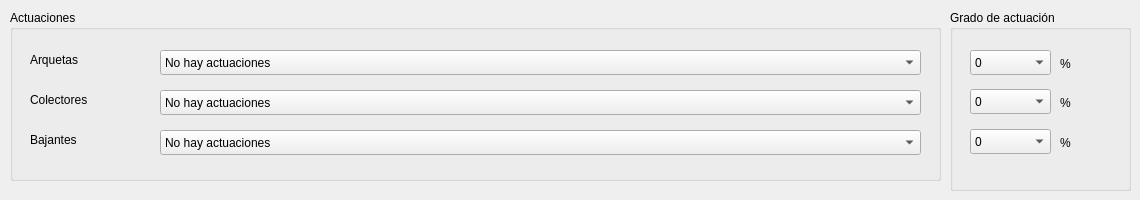
      <widget class="QWidget" name="tab_8">
       <attribute name="title">
        <string>Actuaciones</string>
       </attribute>
       <widget class="QGroupBox" name="groupBox_8">
        <property name="geometry">
         <rect>
          <x>10</x>
          <y>10</y>
          <width>931</width>
          <height>171</height>
         </rect>
        </property>
        <property name="title">
         <string>Actuaciones</string>
        </property>
        <widget class="QComboBox" name="cmbBajantes">
         <property name="geometry">
          <rect>
           <x>150</x>
           <y>120</y>
           <width>761</width>
           <height>25</height>
          </rect>
         </property>
         <item>
          <property name="text">
           <string>No hay actuaciones</string>
          </property>
         </item>
         <item>
          <property name="text">
           <string>Sustitución y reposición en polipropileno</string>
          </property>
         </item>
         <item>
          <property name="text">
           <string>Sustitución y reposición en fibrocemento NT</string>
          </property>
         </item>
        </widget>
        <widget class="QComboBox" name="cmbArquetas">
         <property name="geometry">
          <rect>
           <x>150</x>
           <y>40</y>
           <width>761</width>
           <height>25</height>
          </rect>
         </property>
         <item>
          <property name="text">
           <string>No hay actuaciones</string>
          </property>
         </item>
         <item>
          <property name="text">
           <string>Sustitución y reposición</string>
          </property>
         </item>
         <item>
          <property name="text">
           <string>Arqueta nueva (porcentaje de incremento en inst. existente)</string>
          </property>
         </item>
         <item>
          <property name="text">
           <string>Reparación de impermeabilización</string>
          </property>
         </item>
        </widget>
        <widget class="QLabel" name="label_9">
         <property name="geometry">
          <rect>
           <x>20</x>
           <y>120</y>
           <width>231</width>
           <height>19</height>
          </rect>
         </property>
         <property name="text">
          <string>Bajantes</string>
         </property>
        </widget>
        <widget class="QLabel" name="label_8">
         <property name="geometry">
          <rect>
           <x>20</x>
           <y>80</y>
           <width>231</width>
           <height>19</height>
          </rect>
         </property>
         <property name="text">
          <string>Colectores</string>
         </property>
        </widget>
        <widget class="QLabel" name="label_7">
         <property name="geometry">
          <rect>
           <x>20</x>
           <y>40</y>
           <width>131</width>
           <height>19</height>
          </rect>
         </property>
         <property name="text">
          <string>Arquetas</string>
         </property>
        </widget>
        <widget class="QComboBox" name="cmbColectores">
         <property name="geometry">
          <rect>
           <x>150</x>
           <y>80</y>
           <width>761</width>
           <height>25</height>
          </rect>
         </property>
         <item>
          <property name="text">
           <string>No hay actuaciones</string>
          </property>
         </item>
         <item>
          <property name="text">
           <string>Sustitución y reposición en polietileno</string>
          </property>
         </item>
         <item>
          <property name="text">
           <string>Sustitución y reposición en hormigón</string>
          </property>
         </item>
         <item>
          <property name="text">
           <string>Sustitución y reposición en fibrocemento NT</string>
          </property>
         </item>
        </widget>
       </widget>
       <widget class="QGroupBox" name="groupBox_9">
        <property name="geometry">
         <rect>
          <x>950</x>
          <y>10</y>
          <width>181</width>
          <height>181</height>
         </rect>
        </property>
        <property name="title">
         <string>Grado de actuación</string>
        </property>
        <widget class="QLabel" name="label_59">
         <property name="geometry">
          <rect>
           <x>110</x>
           <y>123</y>
           <width>31</width>
           <height>19</height>
          </rect>
         </property>
         <property name="text">
          <string>%</string>
         </property>
        </widget>
        <widget class="QComboBox" name="cmbColectoresAct">
         <property name="geometry">
          <rect>
           <x>20</x>
           <y>79</y>
           <width>81</width>
           <height>25</height>
          </rect>
         </property>
         <item>
          <property name="text">
           <string>0</string>
          </property>
         </item>
         <item>
          <property name="text">
           <string>1 a 30</string>
          </property>
         </item>
         <item>
          <property name="text">
           <string>31 a 60</string>
          </property>
         </item>
         <item>
          <property name="text">
           <string>61 a 100</string>
          </property>
         </item>
        </widget>
        <widget class="QLabel" name="label_57">
         <property name="geometry">
          <rect>
           <x>110</x>
           <y>44</y>
           <width>31</width>
           <height>19</height>
          </rect>
         </property>
         <property name="text">
          <string>%</string>
         </property>
        </widget>
        <widget class="QComboBox" name="cmbArquetasAct">
         <property name="geometry">
          <rect>
           <x>20</x>
           <y>40</y>
           <width>81</width>
           <height>25</height>
          </rect>
         </property>
         <item>
          <property name="text">
           <string>0</string>
          </property>
         </item>
         <item>
          <property name="text">
           <string>1 a 30</string>
          </property>
         </item>
         <item>
          <property name="text">
           <string>31 a 60</string>
          </property>
         </item>
         <item>
          <property name="text">
           <string>61 a 100</string>
          </property>
         </item>
        </widget>
        <widget class="QComboBox" name="cmbBajantesAct">
         <property name="geometry">
          <rect>
           <x>20</x>
           <y>119</y>
           <width>81</width>
           <height>25</height>
          </rect>
         </property>
         <item>
          <property name="text">
           <string>0</string>
          </property>
         </item>
         <item>
          <property name="text">
           <string>1 a 30</string>
          </property>
         </item>
         <item>
          <property name="text">
           <string>31 a 60</string>
          </property>
         </item>
         <item>
          <property name="text">
           <string>61 a 100</string>
          </property>
         </item>
        </widget>
        <widget class="QLabel" name="label_58">
         <property name="geometry">
          <rect>
           <x>110</x>
           <y>83</y>
           <width>31</width>
           <height>19</height>
          </rect>
         </property>
         <property name="text">
          <string>%</string>
         </property>
        </widget>
       </widget>
      </widget>
